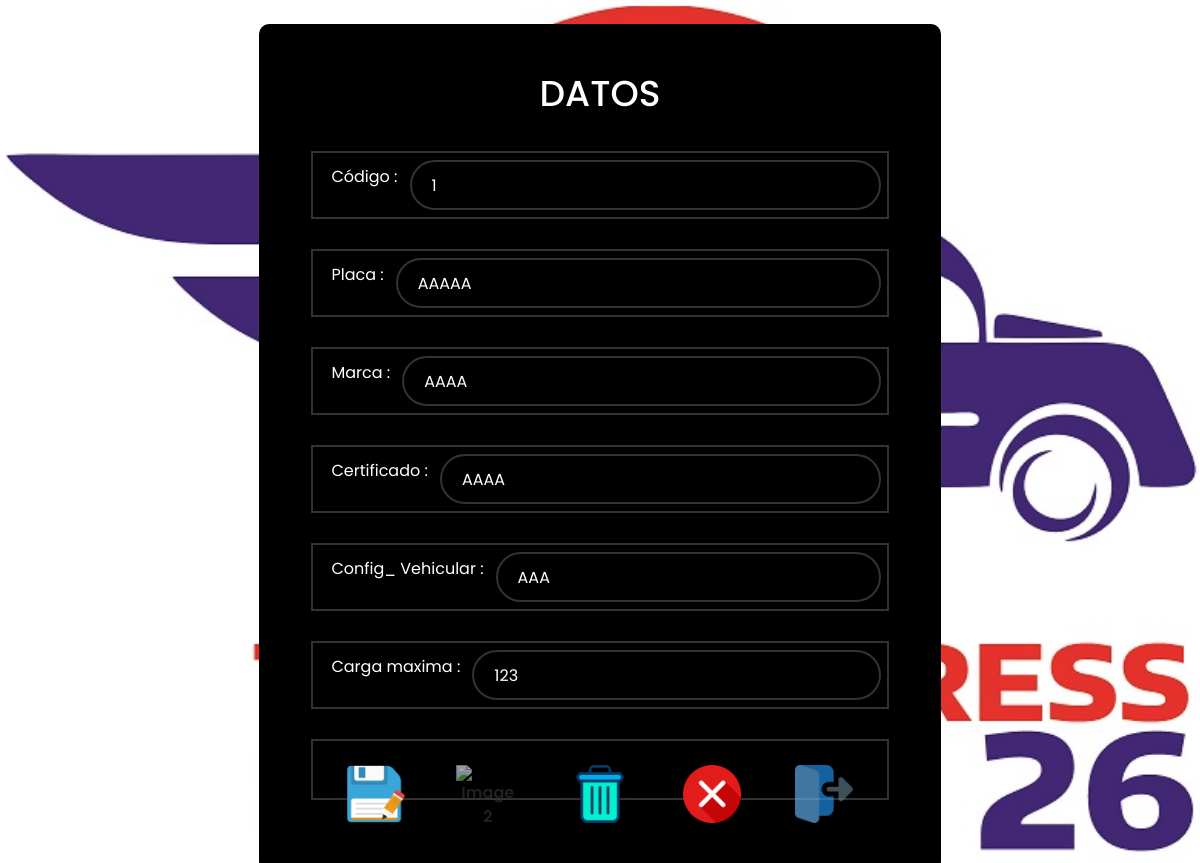
The page /camiones_modifica.php?codigo=1 (signed in) on the database its author committed.
### tables this page shows
CREATE TABLE `camiones` (
  `CODIGO` varchar(4) NOT NULL,
  `PLACA` varchar(15) NOT NULL,
  `MARCA` varchar(50) DEFAULT NULL,
  `CERTIFICADO` varchar(15) DEFAULT NULL,
  `CONFIGURACION_VEHICULAR` varchar(10) DEFAULT NULL,
  `CARGA_MAXIMA` float DEFAULT NULL
);

### Clases/Camion.php (called while the page is built, shortened)
<?php
class Camion {
		private $con;
		public function conectar_db($cn){
			$this->con = $cn;
		}
        public function busca($id){
			$sql = "SELECT * FROM camiones where CODIGO=$id";
			$res = mysqli_query($this->con, $sql);
			$return = mysqli_fetch_array($res );
			return $return ;
		}
	}
?>

### camiones_modifica.php (the view, shortened to what this page needs)
<?php
$codigo=$_GET["codigo"];
include_once('includes/acceso.php');
include_once('Clases/Camion.php');
$conexion = connect_db();
$camion = new Camion();
$camion->conectar_db($conexion);
$datos=$camion->busca($codigo);
?>
<!DOCTYPE html>
<html>
<head>
    <link rel="stylesheet" href="https://cdn.jsdelivr.net/npm/bootstrap@4.6.1/dist/css/bootstrap.min.css">
    <link href='https://unpkg.com/boxicons@2.1.4/css/boxicons.win.css' rel='stylesheet'>
    <link rel="stylesheet" href="Css/loginnn.css">
</head>
<body>
<div class="wrapper">
 <form method="POST" action="procesos.php">
 <h1> DATOS </h1>
<div class="input-box">
<p> Código :</p>
<input id="Codigo" type="text" name = "Codigo" value ="<?php echo $codigo;?>" placeholder="Código">
</div>
<div class="input-box">
<p> Placa :</p>
<input id="Placa" type="text" name = "Placa" value ="<?php echo $datos['PLACA'];?>" placeholder= "Placa">
</div>
<div class="input-box">
<p>Marca : </p>
<input id="Marca" type="text" name = "Marca" value ="<?php echo $datos['MARCA'];?>" placeholder= "Marca">
</div>
<div class="input-box">
    <p>Certificado :</p>
    <input id="Certificado" type="text" name = "Certificado" value ="<?php echo $datos['CERTIFICADO'];?>" placeholder= "Certificado">
</div>
<div class="input-box">
    <p>Config_ Vehicular :</p>
    <input id="CV" type="text" name = "CV" value ="<?php echo $datos['CONFIGURACION_VEHICULAR'];?>" placeholder= "Congif_ vehicular">
</div>
<div class="input-box">
    <p>Carga maxima :</p>
    <input id="Carga_m" type="text" name = "Carga_m" value ="<?php echo $datos['CARGA_MAXIMA'];?>" placeholder= "Carga Maxima">
</div>
<div class="input-box">
<button type="submit" name="modificar" class="btn"><img id="image" src="img/guardar.png" alt="Image 1" width="70px" height="70px"></button>
<button type="submit" name="buscaR" class="btn" disabled><img id="image" src="img/buscar.png" alt="Image 2" width="70px" height="70px"></button>
<button type="submit" name="elimina" class="btn"><img id="image" src="img/eliminarr.png" alt="Image 3" width="70px" height="70px"></button>
<button type="submit" name="x" class="btn"><img id="image" src="img/eliminar.png" alt="Image 4" width="70px" height="70px"></button>
<button type="submit" name="volver" class="btn" disabled><img id="image" src="img/salir.png" alt="Image 5" width="70px" height="70px"></button>
</div>
</form>
</div>
</body>
</html>

### Css/loginnn.css (style rules this page uses)
* { margin: 6px; padding: 6px; box-sizing: border-box; font-family: "Poppins", sans-serif; }
body { display: flex; justify-content: center; align-items: center; min-height: 100vh; background: url('carro.png'); background-size: cover; }
.wrapper { align-items: center; background: rgb(0, 0, 0); color: #fff; border-radius: 10px; padding: 30px 40px; display: inline-flex; flex-direction: column; }
.wrapper h1 { font-size: 36px; text-align: center; }
.wrapper .input-box { border: 2px solid rgba(255, 255, 255, 0.2); display: flex; align-items: center; margin: 30px 0; }
.wrapper .input-box input { flex: 1; height: 50px; background: transparent; border: none; outline: none; border: 2px solid rgba(255, 255, 255, 0.2); border-radius: 40px; font-size: 16px; color: #fff; padding: 20px 45px 20px 20px; }
.wrapper .input-box input::placeholder { color: #fff; }
.wrapper .btn { width: 100%; height: 45px; background: rgb(0, 0, 0); border: none; outline: none; border-radius: 40px; box-shadow: 0 0 10px rgba(0, 0, 0, 0.1); cursor: pointer; font-size: 16px; color: #333; font-weight: 600; }

### rows shown on the page
camiones: Placa "AAAAA", Marca "AAAA", Certificado "AAAA", CV "AAA", Carga_m "123"
